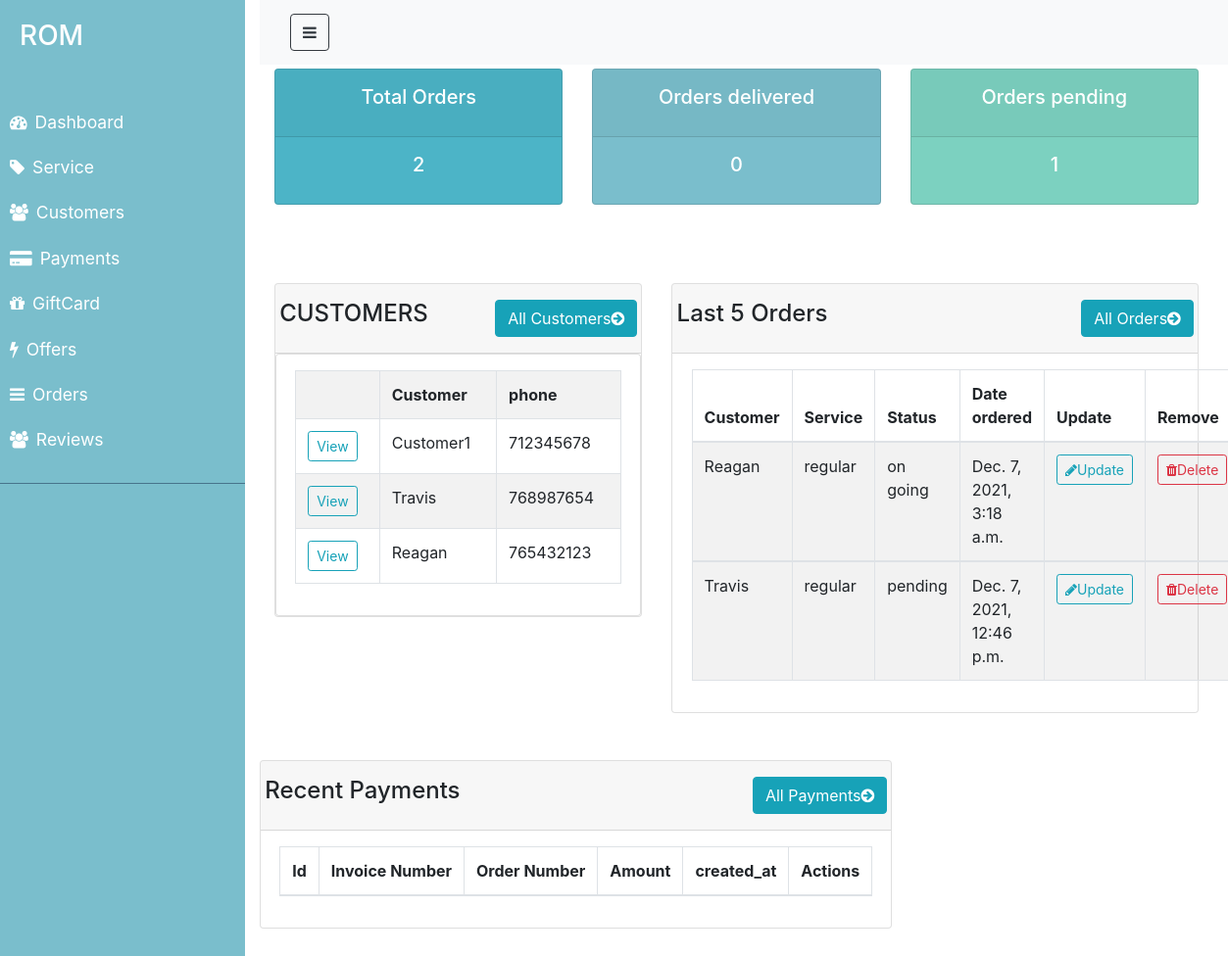
The page /dashboard/ (signed in) on the database its author committed.
### ROM/models.py (models this page shows, shortened)
class Customer(models.Model):
    name=models.CharField(max_length=100, null=False, blank=False)
    email=models.CharField(max_length=100, null=False, blank=False)
    phone_number=models.IntegerField(null= True, blank= True)
    created_at=models.DateTimeField(auto_now_add=True)
    def __str__(self):
        return self.name

class Order(models.Model):
    STATUS=(
        ('pending', 'pending'),
        ('on going', 'on going'),
        ('completed','completed'),
    )
    customer_id=models.ForeignKey('Customer',on_delete=models.CASCADE,blank=True,null=True)
    service_id=models.ForeignKey('Service',on_delete=models.CASCADE,blank=True,null=True)
    status=models.CharField(max_length=100, null=False, blank=False, choices=STATUS)
    total=models.FloatField(null= False, blank= True)
    created_at=models.DateTimeField(auto_now_add=True)
    updated_at= models.DateTimeField(auto_now=True)

class Service(models.Model):
    CATEGORY=(
        ('regular', 'regular'),
        ('commercial', 'commercial'),
        ('personalized','personalized'),
    )
    category=models.CharField(max_length=100, null=False, blank=False,choices=CATEGORY, default='regular')
    description=models.TextField(null=False, blank=False)
    customer_id=models.ForeignKey('Customer',on_delete=models.CASCADE, blank=True,null=True)
    rating=models.IntegerField(null=True, blank=True)
    created_at=models.DateTimeField(auto_now_add=True)
    updated_at= models.DateTimeField(auto_now=True)
    def __str__(self):
        return self.category

### ROM/views.py (the view)
# urls.py: path('dashboard/', views.adminDashboard,name="dashboard"),
def adminDashboard(request):
   orders= Order.objects.all()
   customers= Customer.objects.all()
   total_customers = customers.count()
   total_orders = orders.count()
   completed = orders.filter(status='completed').count()
   pending = orders.filter(status='pending').count()
   context = {'orders': orders, 'customers': customers, 'total_orders': total_orders,
   'completed': completed, 'pending':pending }
   return render(request, 'ROM/admin/dashboard.html', context)

### ROM/templates/ROM/admin/dashboard.html (shortened to what this page needs)
{% extends 'ROM/admin/layouts/admin_master.html' %}
{% load static %}
{% block content %}
{% include 'ROM/admin/status.html' %}
<br>
<div class = "row mt-3 " >
    <div class= "col-md-5">
        <br>
        <div class="card">
            <div class="card-header">
                <div class="row">
                    <h4>CUSTOMERS</h4>
                    <a href= "{% url 'customer' %}" class="btn btn-info ml-auto">
                        All Customers<i class="fa fa-arrow-circle-right"></i>
                    </a>
                </div>
            </div>
            <div class= "card card-body">
                <table class="table table-hover table-bordered table-striped">
                    <tr>
                        <th></th>
                        <th>Customer</th>
                        <th>phone</th>
                    </tr>
                    {% for customer in customers %}
                    <tr>
                        <td><a class="btn btn-sm btn-outline-info" href= "{% url 'Customer_detail' customer.id %}">View</a></td>
                        <td>{{customer.name}}</td>
                        <td>{{customer.phone_number}}</td>
                    </tr>
                  {% endfor %}
                </table>
            </div>
        </div>
    </div>
    <div class= "col-md-7">
        <br>
        <div class="card">
            <div class="card-header">
                <div class="row">
                    <h4>Last 5 Orders</h4>
                    <a href="{% url 'order_list' %}" class="btn btn-info ml-auto">
                        All Orders<i class="fa fa-arrow-circle-right"></i>
                    </a>
                </div>
            </div>
            <div class= "card-body">
                <table class="table table-hover table-bordered table-striped">
                    <thead>
                        <tr>
                            <th>Customer</th>
                            <th>Service</th>
                            <th>Status</th>
                            <th>Date ordered</th>
                            <th>Update</th>
                            <th>Remove</th>
                        </tr>
                    </thead>
                    {% for order in orders %}
                    <tbody>
                        <tr>
                            <td>{{order.customer_id}}</td>
                            <td>{{order.service_id}}</td>
                            <td>{{order.status}}</td>
                            <td>{{order.created_at}}</td>
                            <td><a class="btn btn-sm btn-outline-info" href="{% url 'update_order' order.id %}"><i class="fa fa-pencil" aria-hidden="true"></i>Update </a></td>
                            <td><a class="btn btn-sm btn-outline-danger" href="{% url 'delete_order' order.id %}"><i class="fa fa-trash " aria-hidden="true"></i>Delete</a></td>
                        </tr>
                    </tbody>
                  {% endfor %}
                </table>
            </div>
        </div>
    </div>
    <div class="row justify-content-center my-5">
        <div class="col-lg-12 col-md-12 col-sm-12">
            <div class="card">
                <div class="card-header">
                    <div class="row">
                        <h4>Recent Payments</h4>
                        <a href="{% url 'payment' %}" class="btn btn-info ml-auto">
                            All Payments<i class="fa fa-arrow-circle-right"></i>
                        </a>
                    </div>
                </div>
                <div class="card-body">
                    <table class="table table-hover table-bordered table-striped">
                        <thead>
                            <tr>
                                <th>Id</th>
                                <th>Invoice Number</th>
                                <th>Order Number</th>
                                <th>Amount</th>
                                <th>created_at</th>
                                <th>Actions</th>
                            </tr>
                        </thead>
                    </table>
                </div>
            </div>
        </div>
    </div>
</div>
{% endblock %}

### ROM/static/css/admin.css (style rules this page uses)
* { padding: 0; margin: 0; box-sizing: border-box; }
a, a:hover, a:focus { color: inherit; text-decoration: none; transition: all 0.3s; }
body { background: color #ebeff5;; }
*, *::before, *::after { margin: 0; padding: 0; box-shadow: border-box; }
.card > * { padding: 1rem 1.2rem; }

### rows shown on the page
Customer: name "Customer1", phone_number "712345678"
Customer: name "Travis", phone_number "768987654"
Customer: name "Reagan", phone_number "765432123"
Order: customer_id "Reagan", service_id "regular", status "on going", created_at "Dec. 7, 2021, 3:18 a.m."
Order: customer_id "Travis", service_id "regular", status "pending", created_at "Dec. 7, 2021, 12:46 p.m."

### other values the page prints
{{ total_orders }} "2"
{{ completed }} "0"
{{ pending }} "1"
